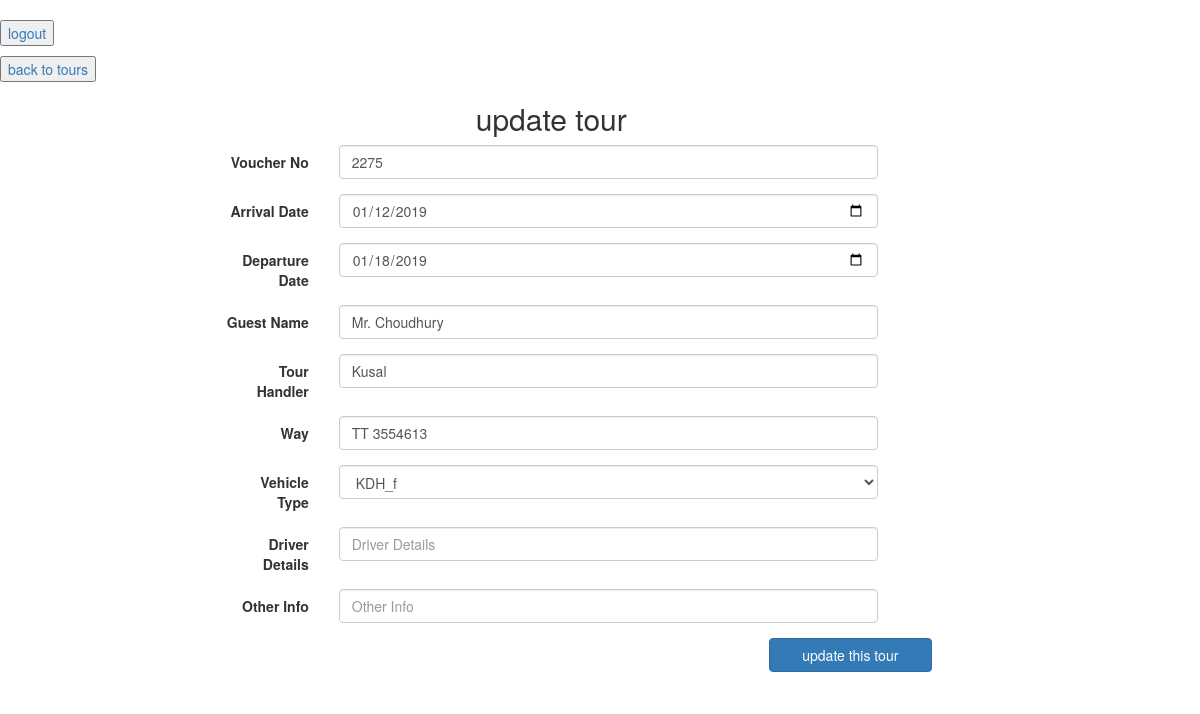
/php/updateform.php?id=62 (signed in), run on the app's committed database.
### tables this page shows
CREATE TABLE `upcoming` (
  `id` int(11) NOT NULL,
  `voucher_no` text,
  `arrival_date` text,
  `departure_date` text,
  `guest_name` text,
  `tour_handler` text,
  `way` text,
  `vehicle_type` text,
  `driver_details` text,
  `Hotels` text,
  `other_info` text
);

### php/updateform.php (the view, shortened to what this page needs)
<?php
	if(isset($_SESSION['uname'])){
		require_once('../db/connect.php');
		$id = $_GET['id'];
		$selectsql3 = "SELECT * FROM `upcoming` WHERE id=$id";
		$res3 = mysqli_query($connection, $selectsql3);
		$r3 = mysqli_fetch_assoc($res3);
echo "<html>";
echo "<head>";
echo "<link rel='stylesheet' href='https://maxcdn.bootstrapcdn.com/bootstrap/3.3.7/css/bootstrap.min.css'>";
echo "</head>";
echo "<body>";
		echo "<br><a href='../php/logout.php'><input type=button name=logout value=logout></a>";
		echo "<br><a href='../db/dashboard2.php'><input type=button name=dashboard value='back to tours'></a>";
echo "<div class='container'>";
echo "<div class='row'>";
echo "<form enctype='multipart/form-data' method='post' class='form-horizontal col-md-7 col-md-offset-2'>";
echo "<h2 align='center'>update tour</h2>";
echo "<div class='form-group'>";
echo "<label for='input1' class='col-sm-2 control-label'>Voucher No</label>";
echo "<div class='col-sm-10'>";
echo "<input type='text' name='voucherno' class='form-control' id='voucherno' placeholder='Voucher No' value=$r3[voucher_no]>";
echo "</div>";
echo "</div>";
echo "<div class='form-group'>";
echo "<label for='input1' class='col-sm-2 control-label'>Arrival Date</label>";
echo "<div class='col-sm-10'>";
echo "<input type='date' name='arrivaldate' class='form-control' id='arrivaldate' placeholder='Arrival Date' value=$r3[arrival_date]>";
echo "</div>";
echo "</div>";
echo "<div class='form-group'>";
echo "<label for='input1' class='col-sm-2 control-label'>Departure Date</label>";
echo "<div class='col-sm-10'>";
echo "<input type='date' name='departuredate' class='form-control' id='departuredate' placeholder='Departure Date' value=$r3[departure_date]>";
echo "</div>";
echo "</div>";
echo "<div class='form-group'>";
echo "<label for='input1' class='col-sm-2 control-label'>Guest Name</label>";
echo "<div class='col-sm-10'>";
echo "<input type='text' name='guestname' class='form-control' id='guestname' placeholder='Guest Name' value='$r3[guest_name]'>";
echo "</div>";
echo "</div>";
echo "<div class='form-group'>";
echo "<label for='input1' class='col-sm-2 control-label'>Tour Handler</label>";
echo "<div class='col-sm-10'>";
echo "<input type='text' name='tourhandler' class='form-control' id='tourhandler' placeholder='Tour Handler' value='$r3[tour_handler]'>";
echo "</div>";
echo "</div>";
echo "<div class='form-group'>";
echo "<label for='input1' class='col-sm-2 control-label'>Way</label>";
echo "<div class='col-sm-10'>";
echo "<input type='text' name='way' class='form-control' id='way' placeholder='Way' value='$r3[way]'>";
echo "</div>";
echo "</div>";
$ifkdhf = '';
if($r3['vehicle_type']=='Car'){
    $ifcar = 'selected';
    $ifvan = '';
    $ifaxio = '';
    $ifprius = '';
    $ifkdhf = '';
    $ifkdhh = '';
    $ifcoach = '';
    $ifminicoach = '';
    $ifother = '';
    $ifnots = '';
}elseif ($r3['vehicle_type']=='KDH_f') {
    $ifkdhf = 'selected';
}
echo "<div class='form-group'>";
echo "<label for='input1' class='col-sm-2 control-label'>Vehicle Type</label>";
echo "<div class='col-sm-10'>";
echo "<select name='vehicletype' id='vehicletype' class='form-control'>";
$ifkdhf = "<option value='KDH_f' $ifkdhf>KDH_f</option>";
echo $ifkdhf;
echo "</select>";
echo "</div>";
echo "</div>";
echo "<div class='form-group'>";
echo "<label for='input1' class='col-sm-2 control-label'>Driver Details</label>";
echo "<div class='col-sm-10'>";
echo "<input type='text' name='driverdetails' class='form-control' id='driverdetails' placeholder='Driver Details' value='$r3[driver_details]'>";
echo "</div>";
echo "</div>";
echo "<div class='form-group'>";
echo "<label for='input1' class='col-sm-2 control-label'>Other Info</label>";
echo "<div class='col-sm-10'>";
echo "<input type='text' name='otherinfo' class='form-control' id='otherinfo' placeholder='Other Info' value='$r3[other_info]'>";
echo "</div>";
echo "</div>";
echo "<input type='submit' class='btn btn-primary col-md-3 col-md-offset-10' value='update this tour'/>";
echo "</form>";
echo "</div>";
echo "</div>";
echo "</body>";
echo "</html>";
		}
		else {
		echo "<script>location.href='../index.php'</script>";
	}
?>

### data on the page
upcoming: voucherno "2275", arrivaldate "01/12/2019", departuredate "01/18/2019", guestname "Mr. Choudhury", tourhandler "Kusal", way "TT 3554613"
